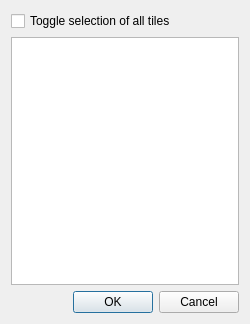
<?xml version="1.0" encoding="UTF-8"?>
<ui version="4.0">
 <class>Dialog</class>
 <widget class="QDialog" name="Dialog">
  <property name="geometry">
   <rect>
    <x>0</x>
    <y>0</y>
    <width>250</width>
    <height>324</height>
   </rect>
  </property>
  <property name="windowTitle">
   <string>Tiles to print</string>
  </property>
  <layout class="QGridLayout" name="gridLayout">
   <item row="2" column="1">
    <widget class="QDialogButtonBox" name="buttonBox">
     <property name="orientation">
      <enum>Qt::Horizontal</enum>
     </property>
     <property name="standardButtons">
      <set>QDialogButtonBox::Cancel|QDialogButtonBox::Ok</set>
     </property>
    </widget>
   </item>
   <item row="0" column="0" colspan="2">
    <widget class="QCheckBox" name="cb_ToggleTiles">
     <property name="text">
      <string>Toggle selection of all tiles</string>
     </property>
    </widget>
   </item>
   <item row="1" column="0" colspan="2">
    <widget class="QListWidget" name="tileList"/>
   </item>
  </layout>
 </widget>
 <resources/>
 <connections>
  <connection>
   <sender>buttonBox</sender>
   <signal>accepted()</signal>
   <receiver>Dialog</receiver>
   <slot>accept()</slot>
   <hints>
    <hint type="sourcelabel">
     <x>248</x>
     <y>254</y>
    </hint>
    <hint type="destinationlabel">
     <x>157</x>
     <y>274</y>
    </hint>
   </hints>
  </connection>
  <connection>
   <sender>buttonBox</sender>
   <signal>rejected()</signal>
   <receiver>Dialog</receiver>
   <slot>reject()</slot>
   <hints>
    <hint type="sourcelabel">
     <x>316</x>
     <y>260</y>
    </hint>
    <hint type="destinationlabel">
     <x>286</x>
     <y>274</y>
    </hint>
   </hints>
  </connection>
 </connections>
</ui>
